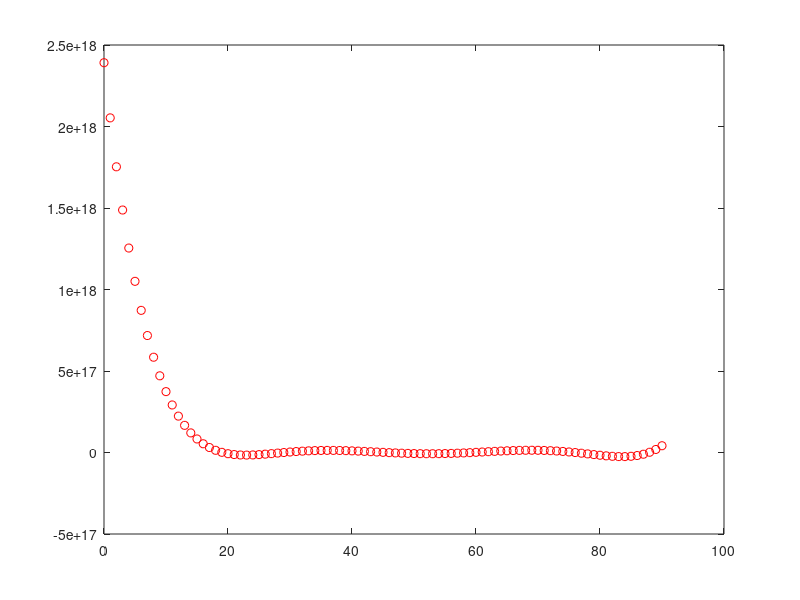

This chart was generated by the following MATLAB code:
%% Lagrange Interpolation
clear all; close all; clc;

%% load data
X = [0 15 30 45 60 75 90];
Y = [4  5 4.5 6 6  5 2.5];

%% Define x-domain,
x = 0:1:90;

%% Define function A(x)
A = @(x) 2.*( ...
      Y(1).*(x-X(2)).*(x-X(3)).*(x-X(4)).*(x-X(5)).*(x-X(6)).*(x-X(7))/(X(1)-X(2)).*(X(1)-X(3)).*(X(1)-X(4)).*(X(1)-X(5)).*(X(1)-X(6)).*(X(1)-X(7))  ...
    + Y(2).*(x-X(1)).*(x-X(3)).*(x-X(4)).*(x-X(5)).*(x-X(6)).*(x-X(7))/(X(2)-X(1)).*(X(2)-X(3)).*(X(2)-X(4)).*(X(2)-X(5)).*(X(2)-X(6)).*(X(2)-X(7))  ...
    + Y(3).*(x-X(1)).*(x-X(2)).*(x-X(4)).*(x-X(5)).*(x-X(6)).*(x-X(7))/(X(3)-X(1)).*(X(3)-X(2)).*(X(3)-X(4)).*(X(3)-X(5)).*(X(3)-X(6)).*(X(3)-X(7))  ...
	+ Y(4).*(x-X(1)).*(x-X(2)).*(x-X(3)).*(x-X(5)).*(x-X(6)).*(x-X(7))/(X(4)-X(1)).*(X(4)-X(2)).*(X(4)-X(3)).*(X(4)-X(5)).*(X(4)-X(6)).*(X(4)-X(7))  ...
	+ Y(5).*(x-X(1)).*(x-X(2)).*(x-X(3)).*(x-X(4)).*(x-X(6)).*(x-X(7))/(X(5)-X(1)).*(X(5)-X(2)).*(X(5)-X(3)).*(X(5)-X(4)).*(X(5)-X(6)).*(X(5)-X(7))  ...
	+ Y(6).*(x-X(1)).*(x-X(2)).*(x-X(3)).*(x-X(4)).*(x-X(5)).*(x-X(7))/(X(6)-X(1)).*(X(6)-X(2)).*(X(6)-X(3)).*(X(6)-X(4)).*(X(6)-X(5)).*(X(6)-X(7))  ...
	+ Y(7).*(x-X(1)).*(x-X(2)).*(x-X(3)).*(x-X(4)).*(x-X(5)).*(x-X(6))/(X(7)-X(1)).*(X(7)-X(2)).*(X(7)-X(3)).*(X(7)-X(4)).*(X(7)-X(5)).*(X(7)-X(6))  ...
    );

% Plot Polynomial
plot(x,A(x),'or')
